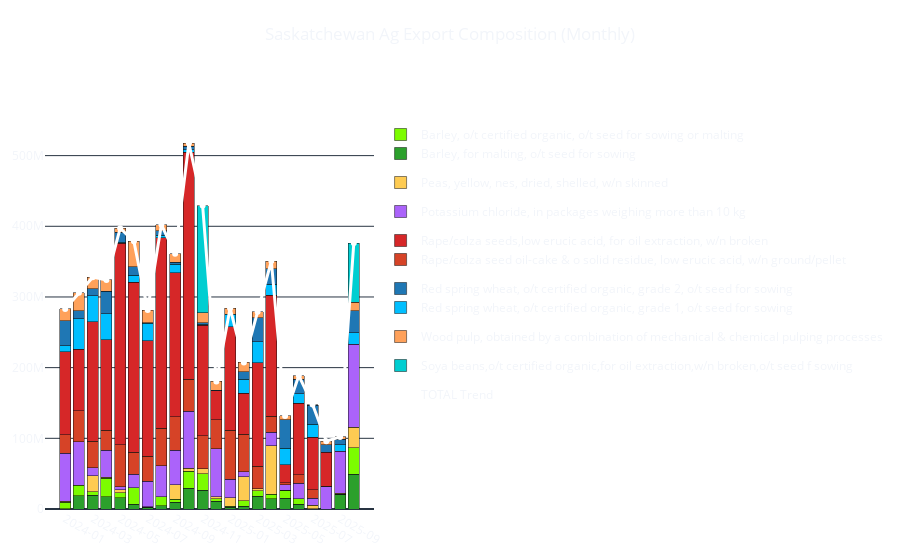

The code cell stored with this chart in its notebook:
### Code cell
df_top = df.copy()
df_top["Commodity_Name"] = df_top["Name"]

import pandas as pd
import plotly.graph_objects as go
import plotly.express as px
import plotly.io as pio
import plotly.colors as pc
import numpy as np
import json
import base64

def map_broad(name):
    s = str(name).lower()
    if "barley" in s:
        return "Barley (All)"
    if "red spring wheat" in s:
        return "Wheat (Red Spring)"
    if "rape/colza" in s:
        return "Canola Complex"
    if "peas" in s:
        return "Peas (Yellow)"
    if "potash" in s or "potassium chloride" in s:
        return "Potash"
    if "wood pulp" in s:
        return "Wood pulp"
    if "soya bean" in s or "soya beans" in s or "soybean" in s or "soy beans" in s:
        return "Soya beans"
    return str(name)

df_top["Broad_Category"] = df_top["Commodity_Name"].apply(map_broad)

top_agg = df_top.groupby("Commodity_Name", as_index=False)["Value ($)"].sum()
top_agg = top_agg.sort_values("Value ($)", ascending=False).head(10)
top_list = top_agg["Commodity_Name"].tolist()

df_top = df_top[df_top["Commodity_Name"].isin(top_list)].copy()

if not np.issubdtype(df_top["Period"].dtype, np.datetime64):
    df_top["Period"] = pd.to_datetime(df_top["Period"]) 

df_top_grouped = df_top.groupby(["Period", "Commodity_Name", "Broad_Category"], as_index=False)["Value ($)"].sum()

df_total = df_top.groupby("Period", as_index=False)["Value ($)"].sum()

df_top_grouped["Period_str"] = df_top_grouped["Period"].dt.strftime('%Y-%m')
df_total["Period_str"] = df_total["Period"].dt.strftime('%Y-%m')
months = df_total.sort_values("Period")["Period_str"].tolist()

specific_color_map = {
    "Red spring wheat, o/t certified organic, grade 2, o/t seed for sowing": "#1f77b4",
    "Red spring wheat, o/t certified organic, grade 1, o/t seed for sowing": "#00BFFF",
    "Rape/colza seeds,low erucic acid, for oil extraction, w/n broken": "#d62728",
    "Rape/colza seed oil-cake & o solid residue, low erucic acid, w/n ground/pellet": "#D64327",
    "Barley, for malting, o/t seed for sowing": "#2ca02c",
    "Barley, o/t certified organic, o/t seed for sowing or malting": "#7CFC00",
    "Peas, yellow, nes, dried, shelled, w/n skinned": "#FECB52",
    "Potassium chloride, in packages weighing more than 10 kg": "#AB63FA",
    "Wood pulp, obtained by a combination of mechanical & chemical pulping processes": "#FFA15A",
    "Soya beans": "#19D3F3",
}

fig = go.Figure()

commodities_order = (
    df_top_grouped[["Commodity_Name"]].drop_duplicates()["Commodity_Name"].tolist()
)

for cname in commodities_order:
    sub = df_top_grouped[df_top_grouped["Commodity_Name"] == cname].sort_values("Period")
    x_list = sub["Period_str"].tolist()
    y_list = [float(v) if v is not None else None for v in sub["Value ($)"].tolist()]
    broad = sub["Broad_Category"].iloc[0]
    fig.add_trace(
        go.Bar(
            x=x_list,
            y=y_list,
            name=cname,
            marker=dict(color=specific_color_map.get(cname, "#00CED1")),
            legendgroup=broad,
            customdata=[cname]*len(x_list),
            hovertemplate="<b>%{x}</b><br>Commodity: %{customdata}<br>Value: $%{y:,.0f}<extra></extra>"
        )
    )

sub_total = df_total.sort_values("Period")
x_total = sub_total["Period_str"].tolist()
y_total = [float(v) if v is not None else None for v in sub_total["Value ($)"].tolist()]

fig.add_trace(
    go.Scatter(
        x=x_total,
        y=y_total,
        name="TOTAL Trend",
        mode="lines+markers",
        line=dict(color="white", width=3, dash="solid"),
        hovertemplate="<b>%{x}</b><br>TOTAL: $%{y:,.0f}<extra></extra>"
    )
)

names = [trace.name for trace in fig.data]
name_to_broad = (
    df_top_grouped.groupby("Commodity_Name")["Broad_Category"].first().to_dict()
)
broad_categories = sorted(list(df_top_grouped["Broad_Category"].unique()))

buttons = []

visible_overview = [True] * len(names)
buttons.append(
    dict(
        label="Overview (Stacked)",
        method="update",
        args=[{"visible": visible_overview}],
    )
)

for broad in broad_categories:
    visible = []
    for nm in names:
        if nm == "TOTAL Trend" or name_to_broad.get(nm) == broad:
            visible.append(True)
        else:
            visible.append(False)
    buttons.append(
        dict(
            label=broad,
            method="update",
            args=[{"visible": visible}],
        )
    )

fig.update_layout(
    updatemenus=[
        dict(
            buttons=buttons,
            direction="down",
            showactive=True,
            x=0,
            xanchor="left",
            y=1.15,
            yanchor="top",
            bgcolor="rgba(0,0,0,0)",
            font=dict(color="white")
        )
    ],
    legend=dict(
        x=1.02,
        y=1,
        xanchor="left",
        yanchor="top",
    ),
    margin=dict(t=120, l=40, r=40, b=40),
    title="Saskatchewan Ag Export Composition (Monthly)",
    title_y=0.95,
    title_x=0.5,
    xaxis=dict(automargin=True),
    yaxis=dict(automargin=True),
    template="plotly_dark",
    paper_bgcolor='rgba(0,0,0,0)',
    plot_bgcolor='rgba(0,0,0,0)',
    barmode="stack"
)

fig.update_xaxes(type='category', categoryorder='array', categoryarray=months)

fig.show()

fig_json = fig.to_json()
obj = json.loads(fig_json)

with open("export_data.json", "w", encoding="utf-8") as f:
    json.dump(obj, f)

with open("export_data.json", "r", encoding="utf-8") as f:
    obj = json.load(f)

def decode_array(value):
    if isinstance(value, dict) and "bdata" in value and "dtype" in value:
        arr = np.frombuffer(base64.b64decode(value["bdata"]), dtype=value["dtype"]) 
        return arr.tolist()
    return value

for trace in obj.get("data", []):
    if "x" in trace:
        trace["x"] = decode_array(trace["x"])
    if "y" in trace:
        trace["y"] = decode_array(trace["y"])

with open("export_data.json", "w", encoding="utf-8") as f:
    json.dump(obj, f)

line = json.dumps(obj)
idx = line.find('"y":')
if idx != -1:
    print(line[idx:idx + 160])

### Figure 1 — Plotly figure (JSON) as saved in the notebook; plotly's stock layout.template omitted (floating-point values rounded to 4 significant figures)
{"data": [{"customdata": ["Barley, for malting, o/t seed for sowing", "Barley, for malting, o/t seed for sowing", "Barley, for malting, o/t seed for sowing", "Barley, for malting, o/t seed for sowing", "Barley, for malting, o/t seed for sowing", "Barley, for malting, o/t seed for sowing", "Barley, for malting, o/t seed for sowing", "Barley, for malting, o/t seed for sowing", "Barley, for malting, o/t seed for sowing", "Barley, for malting, o/t seed for sowing", "Barley, for malting, o/t seed for sowing", "Barley, for malting, o/t seed for sowing", "Barley, for malting, o/t seed for sowing", "Barley, for malting, o/t seed for sowing", "Barley, for malting, o/t seed for sowing", "Barley, for malting, o/t seed for sowing", "Barley, for malting, o/t seed for sowing", "Barley, for malting, o/t seed for sowing", "Barley, for malting, o/t seed for sowing", "Barley, for malting, o/t seed for sowing", "Barley, for malting, o/t seed for sowing"], "hovertemplate": "<b>%{x}</b><br>Commodity: %{customdata}<br>Value: $%{y:,.0f}<extra></extra>", "legendgroup": "Barley (All)", "marker": {"color": "#2ca02c"}, "name": "Barley, for malting, o/t seed for sowing", "type": "bar", "x": ["2024-01", "2024-02", "2024-03", "2024-04", "2024-05", "2024-06", "2024-07", "2024-08", "2024-09", "2024-10", "2024-11", "2024-12", "2025-01", "2025-02", "2025-03", "2025-04", "2025-05", "2025-06", "2025-07", "2025-09", "2025-10"], "y": [192663, 18635547, 19262428, 17672411, 15858096, 6906496, 2333573, 4462199, 9685663, 29287895, 26824219, 10716077, 2146532, 3832207, 18340013, 14589298, 15227395, 6989461, 411334, 20968741, 49096877]}, {"customdata": ["Barley, o/t certified organic, o/t seed for sowing or malting", "Barley, o/t certified organic, o/t seed for sowing or malting", "Barley, o/t certified organic, o/t seed for sowing or malting", "Barley, o/t certified organic, o/t seed for sowing or malting", "Barley, o/t certified organic, o/t seed for sowing or malting", "Barley, o/t certified organic, o/t seed for sowing or malting", "Barley, o/t certified organic, o/t seed for sowing or malting", "Barley, o/t certified organic, o/t seed for sowing or malting", "Barley, o/t certified organic, o/t seed for sowing or malting", "Barley, o/t certified organic, o/t seed for sowing or malting", "Barley, o/t certified organic, o/t seed for sowing or malting", "Barley, o/t certified organic, o/t seed for sowing or malting", "Barley, o/t certified organic, o/t seed for sowing or malting", "Barley, o/t certified organic, o/t seed for sowing or malting", "Barley, o/t certified organic, o/t seed for sowing or malting", "Barley, o/t certified organic, o/t seed for sowing or malting", "Barley, o/t certified organic, o/t seed for sowing or malting", "Barley, o/t certified organic, o/t seed for sowing or malting", "Barley, o/t certified organic, o/t seed for sowing or malting", "Barley, o/t certified organic, o/t seed for sowing or malting"], "hovertemplate": "<b>%{x}</b><br>Commodity: %{customdata}<br>Value: $%{y:,.0f}<extra></extra>", "legendgroup": "Barley (All)", "marker": {"color": "#7CFC00"}, "name": "Barley, o/t certified organic, o/t seed for sowing or malting", "type": "bar", "x": ["2024-01", "2024-02", "2024-03", "2024-04", "2024-05", "2024-06", "2024-07", "2024-08", "2024-09", "2024-10", "2024-11", "2024-12", "2025-01", "2025-02", "2025-03", "2025-04", "2025-05", "2025-06", "2025-09", "2025-10"], "y": [9207411, 14974939, 5328944, 25846615, 6800661, 23141978, 217666, 12832370, 3918114, 24216571, 22991809, 3531112, 2051425, 7737775, 7773541, 6447026, 11277306, 7280431, 202981, 37475523]}, {"customdata": ["Peas, yellow, nes, dried, shelled, w/n skinned", "Peas, yellow, nes, dried, shelled, w/n skinned", "Peas, yellow, nes, dried, shelled, w/n skinned", "Peas, yellow, nes, dried, shelled, w/n skinned", "Peas, yellow, nes, dried, shelled, w/n skinned", "Peas, yellow, nes, dried, shelled, w/n skinned", "Peas, yellow, nes, dried, shelled, w/n skinned", "Peas, yellow, nes, dried, shelled, w/n skinned", "Peas, yellow, nes, dried, shelled, w/n skinned", "Peas, yellow, nes, dried, shelled, w/n skinned", "Peas, yellow, nes, dried, shelled, w/n skinned", "Peas, yellow, nes, dried, shelled, w/n skinned", "Peas, yellow, nes, dried, shelled, w/n skinned", "Peas, yellow, nes, dried, shelled, w/n skinned", "Peas, yellow, nes, dried, shelled, w/n skinned", "Peas, yellow, nes, dried, shelled, w/n skinned", "Peas, yellow, nes, dried, shelled, w/n skinned", "Peas, yellow, nes, dried, shelled, w/n skinned", "Peas, yellow, nes, dried, shelled, w/n skinned", "Peas, yellow, nes, dried, shelled, w/n skinned"], "hovertemplate": "<b>%{x}</b><br>Commodity: %{customdata}<br>Value: $%{y:,.0f}<extra></extra>", "legendgroup": "Peas (Yellow)", "marker": {"color": "#FECB52"}, "name": "Peas, yellow, nes, dried, shelled, w/n skinned", "type": "bar", "x": ["2024-01", "2024-03", "2024-04", "2024-05", "2024-06", "2024-07", "2024-08", "2024-09", "2024-10", "2024-11", "2024-12", "2025-01", "2025-02", "2025-03", "2025-04", "2025-05", "2025-06", "2025-07", "2025-09", "2025-10"], "y": [1302250, 22792039, 1496808, 4685998, 45107, 402887, 159120, 20475898, 4334031, 7175243, 3134696, 11547905, 34028407, 2825895, 68130815, 162619, 329904, 4831552, 1135124, 29384676]}, {"customdata": ["Potassium chloride, in packages weighing more than 10 kg", "Potassium chloride, in packages weighing more than 10 kg", "Potassium chloride, in packages weighing more than 10 kg", "Potassium chloride, in packages weighing more than 10 kg", "Potassium chloride, in packages weighing more than 10 kg", "Potassium chloride, in packages weighing more than 10 kg", "Potassium chloride, in packages weighing more than 10 kg", "Potassium chloride, in packages weighing more than 10 kg", "Potassium chloride, in packages weighing more than 10 kg", "Potassium chloride, in packages weighing more than 10 kg", "Potassium chloride, in packages weighing more than 10 kg", "Potassium chloride, in packages weighing more than 10 kg", "Potassium chloride, in packages weighing more than 10 kg", "Potassium chloride, in packages weighing more than 10 kg", "Potassium chloride, in packages weighing more than 10 kg", "Potassium chloride, in packages weighing more than 10 kg", "Potassium chloride, in packages weighing more than 10 kg", "Potassium chloride, in packages weighing more than 10 kg", "Potassium chloride, in packages weighing more than 10 kg", "Potassium chloride, in packages weighing more than 10 kg"], "hovertemplate": "<b>%{x}</b><br>Commodity: %{customdata}<br>Value: $%{y:,.0f}<extra></extra>", "legendgroup": "Potash", "marker": {"color": "#AB63FA"}, "name": "Potassium chloride, in packages weighing more than 10 kg", "type": "bar", "x": ["2024-01", "2024-02", "2024-03", "2024-04", "2024-05", "2024-06", "2024-07", "2024-08", "2024-09", "2024-10", "2024-12", "2025-01", "2025-02", "2025-04", "2025-05", "2025-06", "2025-07", "2025-08", "2025-09", "2025-10"], "y": [68173427, 61543295, 10837796, 37792936, 4407513, 18906065, 36200854, 43942903, 49147656, 80126053, 67932438, 26207569, 7017500, 19704753, 7391277, 22059252, 9696295, 31805746, 59476601, 116819136]}, {"customdata": ["Rape/colza seed oil-cake & o solid residue, low erucic acid, w/n ground/pellet", "Rape/colza seed oil-cake & o solid residue, low erucic acid, w/n ground/pellet", "Rape/colza seed oil-cake & o solid residue, low erucic acid, w/n ground/pellet", "Rape/colza seed oil-cake & o solid residue, low erucic acid, w/n ground/pellet", "Rape/colza seed oil-cake & o solid residue, low erucic acid, w/n ground/pellet", "Rape/colza seed oil-cake & o solid residue, low erucic acid, w/n ground/pellet", "Rape/colza seed oil-cake & o solid residue, low erucic acid, w/n ground/pellet", "Rape/colza seed oil-cake & o solid residue, low erucic acid, w/n ground/pellet", "Rape/colza seed oil-cake & o solid residue, low erucic acid, w/n ground/pellet", "Rape/colza seed oil-cake & o solid residue, low erucic acid, w/n ground/pellet", "Rape/colza seed oil-cake & o solid residue, low erucic acid, w/n ground/pellet", "Rape/colza seed oil-cake & o solid residue, low erucic acid, w/n ground/pellet", "Rape/colza seed oil-cake & o solid residue, low erucic acid, w/n ground/pellet", "Rape/colza seed oil-cake & o solid residue, low erucic acid, w/n ground/pellet", "Rape/colza seed oil-cake & o solid residue, low erucic acid, w/n ground/pellet", "Rape/colza seed oil-cake & o solid residue, low erucic acid, w/n ground/pellet", "Rape/colza seed oil-cake & o solid residue, low erucic acid, w/n ground/pellet", "Rape/colza seed oil-cake & o solid residue, low erucic acid, w/n ground/pellet", "Rape/colza seed oil-cake & o solid residue, low erucic acid, w/n ground/pellet", "Rape/colza seed oil-cake & o solid residue, low erucic acid, w/n ground/pellet"], "hovertemplate": "<b>%{x}</b><br>Commodity: %{customdata}<br>Value: $%{y:,.0f}<extra></extra>", "legendgroup": "Canola Complex", "marker": {"color": "#D64327"}, "name": "Rape/colza seed oil-cake & o solid residue, low erucic acid, w/n ground/pellet", "type": "bar", "x": ["2024-01", "2024-02", "2024-03", "2024-04", "2024-05", "2024-06", "2024-07", "2024-08", "2024-09", "2024-10", "2024-11", "2024-12", "2025-01", "2025-02", "2025-03", "2025-04", "2025-05", "2025-06", "2025-07", "2025-08"], "y": [26267533, 43559156, 37670312, 28305039, 59287742, 31089580, 35546851, 52672483, 47496485, 45796388, 46981365, 41274474, 69510111, 53062533, 31843845, 22620783, 2750490, 11833341, 12551100, 346553]}, {"customdata": ["Rape/colza seeds,low erucic acid, for oil extraction, w/n broken", "Rape/colza seeds,low erucic acid, for oil extraction, w/n broken", "Rape/colza seeds,low erucic acid, for oil extraction, w/n broken", "Rape/colza seeds,low erucic acid, for oil extraction, w/n broken", "Rape/colza seeds,low erucic acid, for oil extraction, w/n broken", "Rape/colza seeds,low erucic acid, for oil extraction, w/n broken", "Rape/colza seeds,low erucic acid, for oil extraction, w/n broken", "Rape/colza seeds,low erucic acid, for oil extraction, w/n broken", "Rape/colza seeds,low erucic acid, for oil extraction, w/n broken", "Rape/colza seeds,low erucic acid, for oil extraction, w/n broken", "Rape/colza seeds,low erucic acid, for oil extraction, w/n broken", "Rape/colza seeds,low erucic acid, for oil extraction, w/n broken", "Rape/colza seeds,low erucic acid, for oil extraction, w/n broken", "Rape/colza seeds,low erucic acid, for oil extraction, w/n broken", "Rape/colza seeds,low erucic acid, for oil extraction, w/n broken", "Rape/colza seeds,low erucic acid, for oil extraction, w/n broken", "Rape/colza seeds,low erucic acid, for oil extraction, w/n broken", "Rape/colza seeds,low erucic acid, for oil extraction, w/n broken", "Rape/colza seeds,low erucic acid, for oil extraction, w/n broken", "Rape/colza seeds,low erucic acid, for oil extraction, w/n broken"], "hovertemplate": "<b>%{x}</b><br>Commodity: %{customdata}<br>Value: $%{y:,.0f}<extra></extra>", "legendgroup": "Canola Complex", "marker": {"color": "#d62728"}, "name": "Rape/colza seeds,low erucic acid, for oil extraction, w/n broken", "type": "bar", "x": ["2024-01", "2024-02", "2024-03", "2024-04", "2024-05", "2024-06", "2024-07", "2024-08", "2024-09", "2024-10", "2024-11", "2024-12", "2025-01", "2025-02", "2025-03", "2025-04", "2025-05", "2025-06", "2025-07", "2025-08"], "y": [117049999, 87640127, 168745749, 128419215, 284652918, 240815860, 163042057, 269713888, 203364121, 321198394, 156037727, 40692413, 146123260, 58180418, 145830101, 170657788, 26104377, 101050689, 73787590, 48152784]}, {"customdata": ["Red spring wheat, o/t certified organic, grade 1, o/t seed for sowing", "Red spring wheat, o/t certified organic, grade 1, o/t seed for sowing", "Red spring wheat, o/t certified organic, grade 1, o/t seed for sowing", "Red spring wheat, o/t certified organic, grade 1, o/t seed for sowing", "Red spring wheat, o/t certified organic, grade 1, o/t seed for sowing", "Red spring wheat, o/t certified organic, grade 1, o/t seed for sowing", "Red spring wheat, o/t certified organic, grade 1, o/t seed for sowing", "Red spring wheat, o/t certified organic, grade 1, o/t seed for sowing", "Red spring wheat, o/t certified organic, grade 1, o/t seed for sowing", "Red spring wheat, o/t certified organic, grade 1, o/t seed for sowing", "Red spring wheat, o/t certified organic, grade 1, o/t seed for sowing", "Red spring wheat, o/t certified organic, grade 1, o/t seed for sowing", "Red spring wheat, o/t certified organic, grade 1, o/t seed for sowing", "Red spring wheat, o/t certified organic, grade 1, o/t seed for sowing", "Red spring wheat, o/t certified organic, grade 1, o/t seed for sowing", "Red spring wheat, o/t certified organic, grade 1, o/t seed for sowing", "Red spring wheat, o/t certified organic, grade 1, o/t seed for sowing", "Red spring wheat, o/t certified organic, grade 1, o/t seed for sowing", "Red spring wheat, o/t certified organic, grade 1, o/t seed for sowing", "Red spring wheat, o/t certified organic, grade 1, o/t seed for sowing"], "hovertemplate": "<b>%{x}</b><br>Commodity: %{customdata}<br>Value: $%{y:,.0f}<extra></extra>", "legendgroup": "Wheat (Red Spring)", "marker": {"color": "#00BFFF"}, "name": "Red spring wheat, o/t certified organic, grade 1, o/t seed for sowing", "type": "bar", "x": ["2024-01", "2024-02", "2024-03", "2024-04", "2024-05", "2024-06", "2024-07", "2024-08", "2024-09", "2024-10", "2024-11", "2025-01", "2025-02", "2025-03", "2025-04", "2025-05", "2025-06", "2025-07", "2025-09", "2025-10"], "y": [8442758, 42733338, 36938966, 36901992, 1565204, 9882639, 24935110, 3587781, 12209213, 3181850, 1631528, 18266287, 19499906, 29933198, 16120921, 22775665, 13704833, 18510532, 8995579, 16395179]}, {"customdata": ["Red spring wheat, o/t certified organic, grade 2, o/t seed for sowing", "Red spring wheat, o/t certified organic, grade 2, o/t seed for sowing", "Red spring wheat, o/t certified organic, grade 2, o/t seed for sowing", "Red spring wheat, o/t certified organic, grade 2, o/t seed for sowing", "Red spring wheat, o/t certified organic, grade 2, o/t seed for sowing", "Red spring wheat, o/t certified organic, grade 2, o/t seed for sowing", "Red spring wheat, o/t certified organic, grade 2, o/t seed for sowing", "Red spring wheat, o/t certified organic, grade 2, o/t seed for sowing", "Red spring wheat, o/t certified organic, grade 2, o/t seed for sowing", "Red spring wheat, o/t certified organic, grade 2, o/t seed for sowing", "Red spring wheat, o/t certified organic, grade 2, o/t seed for sowing", "Red spring wheat, o/t certified organic, grade 2, o/t seed for sowing", "Red spring wheat, o/t certified organic, grade 2, o/t seed for sowing", "Red spring wheat, o/t certified organic, grade 2, o/t seed for sowing", "Red spring wheat, o/t certified organic, grade 2, o/t seed for sowing", "Red spring wheat, o/t certified organic, grade 2, o/t seed for sowing", "Red spring wheat, o/t certified organic, grade 2, o/t seed for sowing", "Red spring wheat, o/t certified organic, grade 2, o/t seed for sowing", "Red spring wheat, o/t certified organic, grade 2, o/t seed for sowing", "Red spring wheat, o/t certified organic, grade 2, o/t seed for sowing", "Red spring wheat, o/t certified organic, grade 2, o/t seed for sowing"], "hovertemplate": "<b>%{x}</b><br>Commodity: %{customdata}<br>Value: $%{y:,.0f}<extra></extra>", "legendgroup": "Wheat (Red Spring)", "marker": {"color": "#1f77b4"}, "name": "Red spring wheat, o/t certified organic, grade 2, o/t seed for sowing", "type": "bar", "x": ["2024-01", "2024-02", "2024-03", "2024-04", "2024-05", "2024-06", "2024-07", "2024-08", "2024-09", "2024-10", "2024-11", "2024-12", "2025-02", "2025-03", "2025-04", "2025-05", "2025-06", "2025-07", "2025-08", "2025-09", "2025-10"], "y": [35805670, 11734880, 10088887, 31484029, 13965436, 12113961, 666631, 6013380, 3111051, 5371981, 2175784, 704307, 11127359, 34149283, 21558286, 40283684, 20321330, 26768483, 10859921, 7793071, 31191536]}, {"customdata": ["Wood pulp, obtained by a combination of mechanical & chemical pulping processes", "Wood pulp, obtained by a combination of mechanical & chemical pulping processes", "Wood pulp, obtained by a combination of mechanical & chemical pulping processes", "Wood pulp, obtained by a combination of mechanical & chemical pulping processes", "Wood pulp, obtained by a combination of mechanical & chemical pulping processes", "Wood pulp, obtained by a combination of mechanical & chemical pulping processes", "Wood pulp, obtained by a combination of mechanical & chemical pulping processes", "Wood pulp, obtained by a combination of mechanical & chemical pulping processes", "Wood pulp, obtained by a combination of mechanical & chemical pulping processes", "Wood pulp, obtained by a combination of mechanical & chemical pulping processes", "Wood pulp, obtained by a combination of mechanical & chemical pulping processes", "Wood pulp, obtained by a combination of mechanical & chemical pulping processes", "Wood pulp, obtained by a combination of mechanical & chemical pulping processes", "Wood pulp, obtained by a combination of mechanical & chemical pulping processes", "Wood pulp, obtained by a combination of mechanical & chemical pulping processes", "Wood pulp, obtained by a combination of mechanical & chemical pulping processes", "Wood pulp, obtained by a combination of mechanical & chemical pulping processes", "Wood pulp, obtained by a combination of mechanical & chemical pulping processes", "Wood pulp, obtained by a combination of mechanical & chemical pulping processes", "Wood pulp, obtained by a combination of mechanical & chemical pulping processes", "Wood pulp, obtained by a combination of mechanical & chemical pulping processes", "Wood pulp, obtained by a combination of mechanical & chemical pulping processes"], "hovertemplate": "<b>%{x}</b><br>Commodity: %{customdata}<br>Value: $%{y:,.0f}<extra></extra>", "legendgroup": "Wood pulp", "marker": {"color": "#FFA15A"}, "name": "Wood pulp, obtained by a combination of mechanical & chemical pulping processes", "type": "bar", "x": ["2024-01", "2024-02", "2024-03", "2024-04", "2024-05", "2024-06", "2024-07", "2024-08", "2024-09", "2024-10", "2024-11", "2024-12", "2025-01", "2025-02", "2025-03", "2025-04", "2025-05", "2025-06", "2025-07", "2025-08", "2025-09", "2025-10"], "y": [16542129, 25039153, 16370488, 16256436, 6007376, 35779057, 18072432, 9006846, 11644804, 4043136, 13828576, 12558737, 8215363, 12850577, 8223761, 10890278, 5680856, 5197267, 1282533, 4856026, 3383247, 12436736]}, {"customdata": ["Soya beans,o/t certified organic,for oil extraction,w/n broken,o/t seed f sowing", "Soya beans,o/t certified organic,for oil extraction,w/n broken,o/t seed f sowing"], "hovertemplate": "<b>%{x}</b><br>Commodity: %{customdata}<br>Value: $%{y:,.0f}<extra></extra>", "legendgroup": "Soya beans", "marker": {"color": "#00CED1"}, "name": "Soya beans,o/t certified organic,for oil extraction,w/n broken,o/t seed f sowing", "type": "bar", "x": ["2024-11", "2025-10"], "y": [151613057, 83483306]}, {"hovertemplate": "<b>%{x}</b><br>TOTAL: $%{y:,.0f}<extra></extra>", "line": {"color": "white", "dash": "solid", "width": 3}, "mode": "lines+markers", "name": "TOTAL Trend", "type": "scatter", "x": ["2024-01", "2024-02", "2024-03", "2024-04", "2024-05", "2024-06", "2024-07", "2024-08", "2024-09", "2024-10", "2024-11", "2024-12", "2025-01", "2025-02", "2025-03", "2025-04", "2025-05", "2025-06", "2025-07", "2025-08", "2025-09", "2025-10"], "y": [282983840, 305860435, 328035609, 324175481, 397230944, 378680743, 281418061, 402390970, 361053005, 517556299, 429259308, 180544254, 284068452, 207336682, 278919637, 350719948, 131653669, 188766508, 147839419, 96021030, 101955344, 376282969]}], "layout": {"barmode": "stack", "legend": {"x": 1.02, "xanchor": "left", "y": 1, "yanchor": "top"}, "margin": {"b": 40, "l": 40, "r": 40, "t": 120}, "paper_bgcolor": "rgba(0,0,0,0)", "plot_bgcolor": "rgba(0,0,0,0)", "title": {"text": "Saskatchewan Ag Export Composition (Monthly)", "x": 0.5, "y": 0.95}, "updatemenus": [{"bgcolor": "rgba(0,0,0,0)", "buttons": [{"args": [{"visible": [true, true, true, true, true, true, true, true, true, true, true]}], "label": "Overview (Stacked)", "method": "update"}, {"args": [{"visible": [true, true, false, false, false, false, false, false, false, false, true]}], "label": "Barley (All)", "method": "update"}, {"args": [{"visible": [false, false, false, false, true, true, false, false, false, false, true]}], "label": "Canola Complex", "method": "update"}, {"args": [{"visible": [false, false, true, false, false, false, false, false, false, false, true]}], "label": "Peas (Yellow)", "method": "update"}, {"args": [{"visible": [false, false, false, true, false, false, false, false, false, false, true]}], "label": "Potash", "method": "update"}, {"args": [{"visible": [false, false, false, false, false, false, false, false, false, true, true]}], "label": "Soya beans", "method": "update"}, {"args": [{"visible": [false, false, false, false, false, false, true, true, false, false, true]}], "label": "Wheat (Red Spring)", "method": "update"}, {"args": [{"visible": [false, false, false, false, false, false, false, false, true, false, true]}], "label": "Wood pulp", "method": "update"}], "direction": "down", "font": {"color": "white"}, "showactive": true, "x": 0, "xanchor": "left", "y": 1.15, "yanchor": "top"}], "xaxis": {"automargin": true, "categoryarray": ["2024-01", "2024-02", "2024-03", "2024-04", "2024-05", "2024-06", "2024-07", "2024-08", "2024-09", "2024-10", "2024-11", "2024-12", "2025-01", "2025-02", "2025-03", "2025-04", "2025-05", "2025-06", "2025-07", "2025-08", "2025-09", "2025-10"], "categoryorder": "array", "type": "category"}, "yaxis": {"automargin": true}}}
